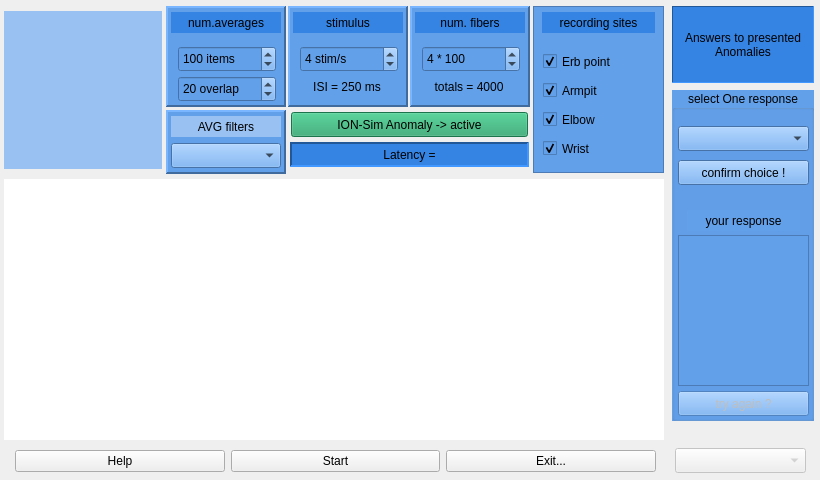
<?xml version="1.0" encoding="UTF-8"?>
<ui version="4.0">
 <class>Form</class>
 <widget class="QWidget" name="Form">
  <property name="geometry">
   <rect>
    <x>0</x>
    <y>0</y>
    <width>820</width>
    <height>480</height>
   </rect>
  </property>
  <property name="windowTitle">
   <string>Form</string>
  </property>
  <widget class="GraphicsLayoutWidget" name="plt_cap">
   <property name="geometry">
    <rect>
     <x>4</x>
     <y>179</y>
     <width>660</width>
     <height>261</height>
    </rect>
   </property>
   <property name="sizePolicy">
    <sizepolicy hsizetype="Expanding" vsizetype="Ignored">
     <horstretch>0</horstretch>
     <verstretch>0</verstretch>
    </sizepolicy>
   </property>
   <property name="autoFillBackground">
    <bool>false</bool>
   </property>
   <property name="styleSheet">
    <string notr="true">border: 0px;</string>
   </property>
   <property name="frameShape">
    <enum>QFrame::StyledPanel</enum>
   </property>
   <property name="frameShadow">
    <enum>QFrame::Plain</enum>
   </property>
   <property name="lineWidth">
    <number>0</number>
   </property>
  </widget>
  <widget class="QWidget" name="horizontalLayoutWidget">
   <property name="geometry">
    <rect>
     <x>10</x>
     <y>446</y>
     <width>651</width>
     <height>31</height>
    </rect>
   </property>
   <layout class="QHBoxLayout" name="horizontalLayout">
    <property name="leftMargin">
     <number>5</number>
    </property>
    <property name="rightMargin">
     <number>5</number>
    </property>
    <item>
     <widget class="QPushButton" name="pushBtHelp">
      <property name="text">
       <string>Help</string>
      </property>
     </widget>
    </item>
    <item>
     <widget class="QPushButton" name="pushBtStart">
      <property name="text">
       <string>Start</string>
      </property>
     </widget>
    </item>
    <item>
     <widget class="QPushButton" name="pushBtExit">
      <property name="text">
       <string>Exit...</string>
      </property>
     </widget>
    </item>
   </layout>
  </widget>
  <widget class="QLabel" name="labelLogo">
   <property name="geometry">
    <rect>
     <x>4</x>
     <y>11</y>
     <width>158</width>
     <height>158</height>
    </rect>
   </property>
   <property name="styleSheet">
    <string notr="true">background-color: rgb(153, 193, 241);</string>
   </property>
   <property name="text">
    <string/>
   </property>
  </widget>
  <widget class="QFrame" name="frame">
   <property name="geometry">
    <rect>
     <x>166</x>
     <y>6</y>
     <width>120</width>
     <height>101</height>
    </rect>
   </property>
   <property name="styleSheet">
    <string notr="true">background-color: rgb(98, 160, 234);</string>
   </property>
   <property name="frameShape">
    <enum>QFrame::Panel</enum>
   </property>
   <property name="frameShadow">
    <enum>QFrame::Raised</enum>
   </property>
   <property name="lineWidth">
    <number>2</number>
   </property>
   <widget class="QLabel" name="label">
    <property name="geometry">
     <rect>
      <x>5</x>
      <y>6</y>
      <width>110</width>
      <height>21</height>
     </rect>
    </property>
    <property name="styleSheet">
     <string notr="true">background-color: rgb(53, 132, 228);</string>
    </property>
    <property name="text">
     <string>num.averages</string>
    </property>
    <property name="alignment">
     <set>Qt::AlignCenter</set>
    </property>
   </widget>
   <widget class="QSpinBox" name="spinBoxAvg">
    <property name="geometry">
     <rect>
      <x>12</x>
      <y>40</y>
      <width>98</width>
      <height>26</height>
     </rect>
    </property>
    <property name="suffix">
     <string> items</string>
    </property>
    <property name="minimum">
     <number>10</number>
    </property>
    <property name="maximum">
     <number>500</number>
    </property>
    <property name="singleStep">
     <number>5</number>
    </property>
    <property name="value">
     <number>100</number>
    </property>
   </widget>
   <widget class="QSpinBox" name="spinBoxOvl">
    <property name="geometry">
     <rect>
      <x>12</x>
      <y>70</y>
      <width>98</width>
      <height>26</height>
     </rect>
    </property>
    <property name="suffix">
     <string> overlap</string>
    </property>
    <property name="minimum">
     <number>2</number>
    </property>
    <property name="maximum">
     <number>98</number>
    </property>
    <property name="singleStep">
     <number>2</number>
    </property>
    <property name="value">
     <number>20</number>
    </property>
   </widget>
  </widget>
  <widget class="QFrame" name="frame_2">
   <property name="geometry">
    <rect>
     <x>288</x>
     <y>6</y>
     <width>120</width>
     <height>101</height>
    </rect>
   </property>
   <property name="styleSheet">
    <string notr="true">background-color: rgb(98, 160, 234);</string>
   </property>
   <property name="frameShape">
    <enum>QFrame::Panel</enum>
   </property>
   <property name="frameShadow">
    <enum>QFrame::Raised</enum>
   </property>
   <property name="lineWidth">
    <number>2</number>
   </property>
   <widget class="QLabel" name="label_2">
    <property name="geometry">
     <rect>
      <x>5</x>
      <y>6</y>
      <width>110</width>
      <height>21</height>
     </rect>
    </property>
    <property name="styleSheet">
     <string notr="true">background-color: rgb(53, 132, 228);</string>
    </property>
    <property name="text">
     <string>stimulus</string>
    </property>
    <property name="alignment">
     <set>Qt::AlignCenter</set>
    </property>
   </widget>
   <widget class="QSpinBox" name="spinBoxIsi">
    <property name="geometry">
     <rect>
      <x>12</x>
      <y>40</y>
      <width>98</width>
      <height>26</height>
     </rect>
    </property>
    <property name="suffix">
     <string> stim/s</string>
    </property>
    <property name="minimum">
     <number>1</number>
    </property>
    <property name="maximum">
     <number>10</number>
    </property>
    <property name="singleStep">
     <number>1</number>
    </property>
    <property name="value">
     <number>4</number>
    </property>
   </widget>
   <widget class="QLabel" name="label_isi">
    <property name="geometry">
     <rect>
      <x>4</x>
      <y>70</y>
      <width>110</width>
      <height>21</height>
     </rect>
    </property>
    <property name="text">
     <string>ISI = 250 ms</string>
    </property>
    <property name="alignment">
     <set>Qt::AlignCenter</set>
    </property>
   </widget>
  </widget>
  <widget class="QFrame" name="frame_3">
   <property name="geometry">
    <rect>
     <x>533</x>
     <y>6</y>
     <width>131</width>
     <height>167</height>
    </rect>
   </property>
   <property name="styleSheet">
    <string notr="true">background-color: rgb(98, 160, 234);</string>
   </property>
   <property name="frameShape">
    <enum>QFrame::StyledPanel</enum>
   </property>
   <property name="frameShadow">
    <enum>QFrame::Raised</enum>
   </property>
   <widget class="QCheckBox" name="checkWrist">
    <property name="geometry">
     <rect>
      <x>10</x>
      <y>131</y>
      <width>113</width>
      <height>23</height>
     </rect>
    </property>
    <property name="text">
     <string>Wrist</string>
    </property>
    <property name="checked">
     <bool>true</bool>
    </property>
   </widget>
   <widget class="QCheckBox" name="checkElbow">
    <property name="geometry">
     <rect>
      <x>10</x>
      <y>102</y>
      <width>113</width>
      <height>23</height>
     </rect>
    </property>
    <property name="text">
     <string>Elbow</string>
    </property>
    <property name="checked">
     <bool>true</bool>
    </property>
   </widget>
   <widget class="QCheckBox" name="checkArmpit">
    <property name="geometry">
     <rect>
      <x>10</x>
      <y>73</y>
      <width>113</width>
      <height>23</height>
     </rect>
    </property>
    <property name="text">
     <string>Armpit</string>
    </property>
    <property name="checked">
     <bool>true</bool>
    </property>
   </widget>
   <widget class="QCheckBox" name="checkErb">
    <property name="geometry">
     <rect>
      <x>10</x>
      <y>44</y>
      <width>113</width>
      <height>23</height>
     </rect>
    </property>
    <property name="text">
     <string>Erb point</string>
    </property>
    <property name="checked">
     <bool>true</bool>
    </property>
   </widget>
   <widget class="QLabel" name="labelx">
    <property name="geometry">
     <rect>
      <x>9</x>
      <y>6</y>
      <width>113</width>
      <height>21</height>
     </rect>
    </property>
    <property name="styleSheet">
     <string notr="true">background-color: rgb(53, 132, 228);</string>
    </property>
    <property name="text">
     <string>recording sites</string>
    </property>
    <property name="alignment">
     <set>Qt::AlignCenter</set>
    </property>
   </widget>
  </widget>
  <widget class="QFrame" name="frame_4">
   <property name="geometry">
    <rect>
     <x>410</x>
     <y>6</y>
     <width>120</width>
     <height>101</height>
    </rect>
   </property>
   <property name="styleSheet">
    <string notr="true">background-color: rgb(98, 160, 234);</string>
   </property>
   <property name="frameShape">
    <enum>QFrame::Panel</enum>
   </property>
   <property name="frameShadow">
    <enum>QFrame::Raised</enum>
   </property>
   <property name="lineWidth">
    <number>2</number>
   </property>
   <widget class="QLabel" name="label_3">
    <property name="geometry">
     <rect>
      <x>5</x>
      <y>6</y>
      <width>110</width>
      <height>21</height>
     </rect>
    </property>
    <property name="styleSheet">
     <string notr="true">background-color: rgb(53, 132, 228);</string>
    </property>
    <property name="text">
     <string>num. fibers</string>
    </property>
    <property name="alignment">
     <set>Qt::AlignCenter</set>
    </property>
   </widget>
   <widget class="QSpinBox" name="spinBoxFibers">
    <property name="geometry">
     <rect>
      <x>12</x>
      <y>40</y>
      <width>98</width>
      <height>26</height>
     </rect>
    </property>
    <property name="suffix">
     <string> * 100</string>
    </property>
    <property name="minimum">
     <number>1</number>
    </property>
    <property name="maximum">
     <number>18</number>
    </property>
    <property name="singleStep">
     <number>1</number>
    </property>
    <property name="value">
     <number>4</number>
    </property>
   </widget>
   <widget class="QLabel" name="label_fiber">
    <property name="geometry">
     <rect>
      <x>4</x>
      <y>70</y>
      <width>110</width>
      <height>21</height>
     </rect>
    </property>
    <property name="text">
     <string>totals = 4000</string>
    </property>
    <property name="alignment">
     <set>Qt::AlignCenter</set>
    </property>
   </widget>
  </widget>
  <widget class="QFrame" name="frame_5">
   <property name="geometry">
    <rect>
     <x>166</x>
     <y>110</y>
     <width>120</width>
     <height>64</height>
    </rect>
   </property>
   <property name="styleSheet">
    <string notr="true">background-color: rgb(98, 160, 234);</string>
   </property>
   <property name="frameShape">
    <enum>QFrame::Panel</enum>
   </property>
   <property name="frameShadow">
    <enum>QFrame::Raised</enum>
   </property>
   <property name="lineWidth">
    <number>2</number>
   </property>
   <widget class="QLabel" name="label_4">
    <property name="geometry">
     <rect>
      <x>5</x>
      <y>6</y>
      <width>110</width>
      <height>21</height>
     </rect>
    </property>
    <property name="styleSheet">
     <string notr="true">background-color: rgb(153, 193, 241);</string>
    </property>
    <property name="text">
     <string>AVG filters</string>
    </property>
    <property name="alignment">
     <set>Qt::AlignCenter</set>
    </property>
   </widget>
   <widget class="QComboBox" name="comboFilter">
    <property name="geometry">
     <rect>
      <x>5</x>
      <y>33</y>
      <width>110</width>
      <height>25</height>
     </rect>
    </property>
   </widget>
  </widget>
  <widget class="QLabel" name="labelLatency">
   <property name="geometry">
    <rect>
     <x>290</x>
     <y>142</y>
     <width>239</width>
     <height>25</height>
    </rect>
   </property>
   <property name="styleSheet">
    <string notr="true">background-color: rgb(53, 132, 228);</string>
   </property>
   <property name="frameShape">
    <enum>QFrame::Panel</enum>
   </property>
   <property name="frameShadow">
    <enum>QFrame::Sunken</enum>
   </property>
   <property name="lineWidth">
    <number>2</number>
   </property>
   <property name="text">
    <string>Latency =</string>
   </property>
   <property name="alignment">
    <set>Qt::AlignCenter</set>
   </property>
  </widget>
  <widget class="QPushButton" name="pushBtAnomaly">
   <property name="geometry">
    <rect>
     <x>291</x>
     <y>112</y>
     <width>237</width>
     <height>25</height>
    </rect>
   </property>
   <property name="styleSheet">
    <string notr="true">background-color: rgb(38, 162, 105);</string>
   </property>
   <property name="text">
    <string>ION-Sim Anomaly -&gt; active</string>
   </property>
  </widget>
  <widget class="QLabel" name="label_5">
   <property name="geometry">
    <rect>
     <x>672</x>
     <y>6</y>
     <width>142</width>
     <height>77</height>
    </rect>
   </property>
   <property name="styleSheet">
    <string notr="true">background-color: rgb(53, 132, 228);</string>
   </property>
   <property name="frameShape">
    <enum>QFrame::Panel</enum>
   </property>
   <property name="frameShadow">
    <enum>QFrame::Sunken</enum>
   </property>
   <property name="text">
    <string>Answers to presented Anomalies</string>
   </property>
   <property name="alignment">
    <set>Qt::AlignCenter</set>
   </property>
   <property name="wordWrap">
    <bool>true</bool>
   </property>
  </widget>
  <widget class="QGroupBox" name="groupBox">
   <property name="geometry">
    <rect>
     <x>672</x>
     <y>90</y>
     <width>142</width>
     <height>331</height>
    </rect>
   </property>
   <property name="styleSheet">
    <string notr="true">background-color: rgb(98, 160, 234);</string>
   </property>
   <property name="title">
    <string>select One response</string>
   </property>
   <property name="alignment">
    <set>Qt::AlignCenter</set>
   </property>
   <widget class="QComboBox" name="comboAnswers">
    <property name="geometry">
     <rect>
      <x>6</x>
      <y>36</y>
      <width>131</width>
      <height>25</height>
     </rect>
    </property>
   </widget>
   <widget class="QTextEdit" name="textAnswers">
    <property name="geometry">
     <rect>
      <x>6</x>
      <y>145</y>
      <width>131</width>
      <height>151</height>
     </rect>
    </property>
   </widget>
   <widget class="QLabel" name="labelx_2">
    <property name="geometry">
     <rect>
      <x>15</x>
      <y>120</y>
      <width>113</width>
      <height>21</height>
     </rect>
    </property>
    <property name="styleSheet">
     <string notr="true">background-color: rgb(98, 160, 234);</string>
    </property>
    <property name="text">
     <string>your response</string>
    </property>
    <property name="alignment">
     <set>Qt::AlignCenter</set>
    </property>
   </widget>
   <widget class="QPushButton" name="pushBtConfirm">
    <property name="geometry">
     <rect>
      <x>6</x>
      <y>70</y>
      <width>131</width>
      <height>25</height>
     </rect>
    </property>
    <property name="text">
     <string>confirm choice !</string>
    </property>
   </widget>
   <widget class="QPushButton" name="pushBtRetray">
    <property name="enabled">
     <bool>false</bool>
    </property>
    <property name="geometry">
     <rect>
      <x>6</x>
      <y>301</y>
      <width>131</width>
      <height>25</height>
     </rect>
    </property>
    <property name="text">
     <string>try again ?</string>
    </property>
   </widget>
  </widget>
  <widget class="QComboBox" name="comboAnomaly">
   <property name="enabled">
    <bool>false</bool>
   </property>
   <property name="geometry">
    <rect>
     <x>675</x>
     <y>448</y>
     <width>131</width>
     <height>25</height>
    </rect>
   </property>
  </widget>
 </widget>
 <customwidgets>
  <customwidget>
   <class>GraphicsLayoutWidget</class>
   <extends>QGraphicsView</extends>
   <header>pyqtgraph</header>
  </customwidget>
 </customwidgets>
 <resources/>
 <connections/>
</ui>
